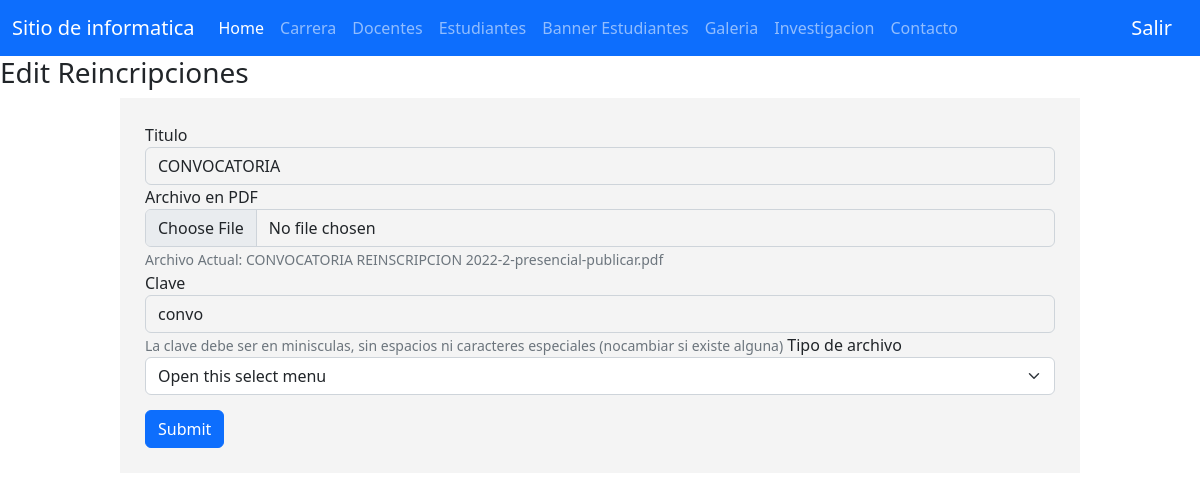
Screenshot of /pages/doom-admin/forms/formReincripcion.php?id_user=1 (signed in) with the database file from the repository.
### tables this page shows
CREATE TABLE `rein` (
  `id` int(11) NOT NULL,
  `ti_but` varchar(60) NOT NULL,
  `archivo` varchar(100) NOT NULL,
  `clave` varchar(60) NOT NULL,
  `tipo` varchar(40) NOT NULL
);

### pages/doom-admin/forms/formReincripcion.php (the view, shortened to what this page needs)
<?php
include_once "./../vistas/header.php";
$id_user = $_GET["id_user"];
$objeto = new Conexion();
$conexion = $objeto->Conectar();
$buscar = "SELECT * FROM rein WHERE id=$id_user";
$resultado = $conexion->prepare($buscar);
$resultado->execute();
$data=$resultado->fetchAll(PDO::FETCH_ASSOC);
?>
<h3>Edit Reincripciones</h3>
<div class="ContForm">
    <form action="./../updates/updateReinscripcion.php" method="POST" enctype="multipart/form-data">
        <div class="form-group">
            <?php
                foreach($data as $dat) {
            ?>
                <label for="name">Titulo</label>
                <input id="imagenHome" name="titulo" type="text" class="form-control" aria-describedby="imagenHomeHelpBlock" id="name" value="<?php echo $dat['ti_but'] ?>" >
                <label for="bienvenida">Archivo en PDF</label>
                <input id="imagenHome" name="archivo" type="file" class="form-control" aria-describedby="imagenHomeHelpBlock" id="name">
                <span id="imagenHomeHelpBlock" class="form-text text-muted">Archivo Actual: <?php echo $dat['archivo'] ?></span><br>
                <label for="bienvenida">Clave</label>
                <input id="imagenHome" name="clave" type="text" class="form-control" aria-describedby="imagenHomeHelpBlock" value="<?php echo $dat['clave'] ?>">
                <span id="imagenHomeHelpBlock" class="form-text text-muted">La clave debe ser en minisculas, sin espacios ni caracteres especiales (nocambiar si existe alguna)</span>
                <label for="bienvenida">Tipo de archivo</label>
                <select class="form-select" aria-label="Default select example" name="tipo">
                    <option selected>Open this select menu</option>
                </select>
            <?php
                }
            ?>
        </div>
        <div class="form-group">
            <button name="submit" type="submit" class="btn btn-primary">Submit</button>
        </div>
    </form>
</div>
<?php
include_once "./../vistas/footer.php";
?>

### css/global.css (style rules this page uses)
form { background: #F4F4F4; padding: 10px; }
.form-control { background-color: #F4F4F4; }
.form-group { margin: 15px; }
span { width:100%; }
.ContForm { width: 80%; margin: auto; }

### rows the page displays
rein: titulo "CONVOCATORIA", archivo "CONVOCATORIA REINSCRIPCION 2022-2-presencial-publicar.pdf", clave "convo"
